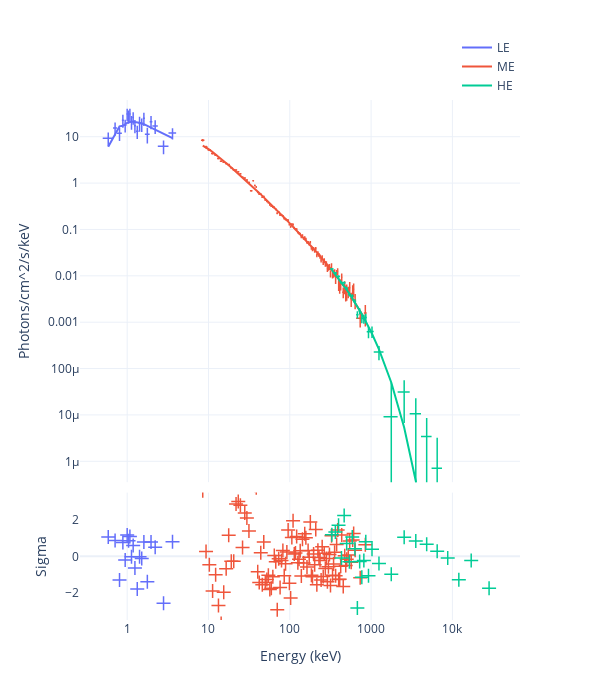

Write notebook code for a chart like this one.
### Code cell
fig = Plot.infer(post, style='NE')
fig.save(f'{savepath}/phtspec')
